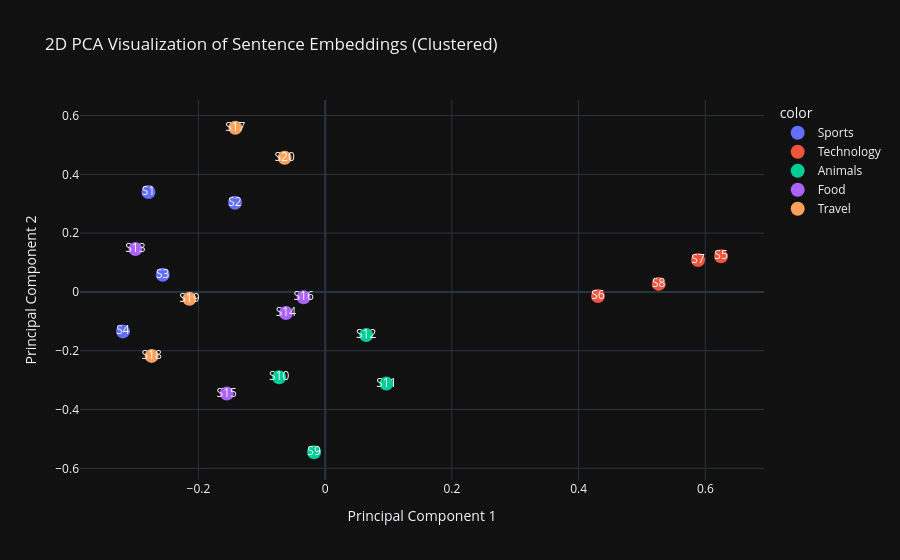

The code cell stored with this chart in its notebook:
### Code cell
# PCA Visualization using Plotly

# Install required libraries if not already installed
# !pip install openai numpy scikit-learn plotly

from openai import OpenAI
import numpy as np
from sklearn.decomposition import PCA
from sklearn.metrics.pairwise import cosine_similarity
import plotly.express as px

# Initialize OpenAI client (ensure your API key is set in the environment)
client = OpenAI()

# Sentences grouped by themes
sentences = [
    # 🏀 Sports
    "I love playing football.",
    "Basketball is my favorite sport.",
    "He enjoys running every morning.",
    "They played soccer in the park.",

    # 💻 Technology
    "Artificial Intelligence is transforming technology.",
    "Machine learning models improve with data.",
    "Quantum computing is the future of computing.",
    "Cybersecurity is crucial in the digital age.",

    # 🐶 Animals
    "The dog barked loudly at night.",
    "Cats love to sleep all day.",
    "A lion is a powerful wild animal.",
    "Birds are flying in the sky.",

    # 🍔 Food
    "I enjoy eating pizza on weekends.",
    "Pasta is a popular Italian dish.",
    "She baked a delicious chocolate cake.",
    "Fresh fruits are healthy and nutritious.",

    # ✈️ Travel
    "I love traveling to new countries.",
    "The beach was sunny and relaxing.",
    "We visited the mountains last summer.",
    "Exploring new cities is exciting."
]

# Get embeddings for all sentences
response = client.embeddings.create(
    model="text-embedding-3-large",
    input=sentences
)

# Convert to numpy array
embeddings = np.array([item.embedding for item in response.data])

# Compute cosine similarity matrix
similarity_matrix = cosine_similarity(embeddings)
print("\nCosine Similarity Matrix:\n", similarity_matrix)

# PCA for dimensionality reduction (2D)
pca = PCA(n_components=2)
reduced_embeddings = pca.fit_transform(embeddings)

# Labels for grouping (for coloring)
labels = (
    ["Sports"] * 4 +
    ["Technology"] * 4 +
    ["Animals"] * 4 +
    ["Food"] * 4 +
    ["Travel"] * 4
)

# Create an interactive Plotly scatter plot
fig = px.scatter(
    x=reduced_embeddings[:, 0],
    y=reduced_embeddings[:, 1],
    color=labels,  # Color by group
    text=[f"S{i+1}" for i in range(len(sentences))],
    hover_name=[f"S{i+1}" for i in range(len(sentences))],
    hover_data={"Sentence": sentences},
    title="2D PCA Visualization of Sentence Embeddings (Clustered)"
)

fig.update_traces(marker=dict(size=14))
fig.update_layout(
    xaxis_title="Principal Component 1",
    yaxis_title="Principal Component 2",
    template="plotly_dark"
)

fig.show()

# Print mapping to reference sentences
print("\nSentence Mapping:")
for idx, s in enumerate(sentences):
    print(f"S{idx+1}: {s}")

### Figure 1 — Plotly figure (JSON) as saved in the notebook; plotly's stock layout.template omitted (floating-point values rounded to 4 significant figures)
{"data": [{"customdata": [["I love playing football."], ["Basketball is my favorite sport."], ["He enjoys running every morning."], ["They played soccer in the park."]], "hovertemplate": "<b>%{hovertext}</b><br><br>color=Sports<br>x=%{x}<br>y=%{y}<br>text=%{text}<br>Sentence=%{customdata[0]}<extra></extra>", "hovertext": ["S1", "S2", "S3", "S4"], "legendgroup": "Sports", "marker": {"color": "#636efa", "size": 14, "symbol": "circle"}, "mode": "markers+text", "name": "Sports", "orientation": "v", "showlegend": true, "text": ["S1", "S2", "S3", "S4"], "type": "scatter", "x": [-0.2789, -0.1423, -0.2564, -0.3191], "xaxis": "x", "y": [0.34, 0.3035, 0.05829, -0.1342], "yaxis": "y"}, {"customdata": [["Artificial Intelligence is transforming technology."], ["Machine learning models improve with data."], ["Quantum computing is the future of computing."], ["Cybersecurity is crucial in the digital age."]], "hovertemplate": "<b>%{hovertext}</b><br><br>color=Technology<br>x=%{x}<br>y=%{y}<br>text=%{text}<br>Sentence=%{customdata[0]}<extra></extra>", "hovertext": ["S5", "S6", "S7", "S8"], "legendgroup": "Technology", "marker": {"color": "#EF553B", "size": 14, "symbol": "circle"}, "mode": "markers+text", "name": "Technology", "orientation": "v", "showlegend": true, "text": ["S5", "S6", "S7", "S8"], "type": "scatter", "x": [0.6248, 0.4306, 0.5885, 0.5264], "xaxis": "x", "y": [0.1211, -0.01397, 0.1083, 0.02736], "yaxis": "y"}, {"customdata": [["The dog barked loudly at night."], ["Cats love to sleep all day."], ["A lion is a powerful wild animal."], ["Birds are flying in the sky."]], "hovertemplate": "<b>%{hovertext}</b><br><br>color=Animals<br>x=%{x}<br>y=%{y}<br>text=%{text}<br>Sentence=%{customdata[0]}<extra></extra>", "hovertext": ["S9", "S10", "S11", "S12"], "legendgroup": "Animals", "marker": {"color": "#00cc96", "size": 14, "symbol": "circle"}, "mode": "markers+text", "name": "Animals", "orientation": "v", "showlegend": true, "text": ["S9", "S10", "S11", "S12"], "type": "scatter", "x": [-0.01748, -0.0727, 0.0966, 0.06469], "xaxis": "x", "y": [-0.5453, -0.2904, -0.3117, -0.1467], "yaxis": "y"}, {"customdata": [["I enjoy eating pizza on weekends."], ["Pasta is a popular Italian dish."], ["She baked a delicious chocolate cake."], ["Fresh fruits are healthy and nutritious."]], "hovertemplate": "<b>%{hovertext}</b><br><br>color=Food<br>x=%{x}<br>y=%{y}<br>text=%{text}<br>Sentence=%{customdata[0]}<extra></extra>", "hovertext": ["S13", "S14", "S15", "S16"], "legendgroup": "Food", "marker": {"color": "#ab63fa", "size": 14, "symbol": "circle"}, "mode": "markers+text", "name": "Food", "orientation": "v", "showlegend": true, "text": ["S13", "S14", "S15", "S16"], "type": "scatter", "x": [-0.2994, -0.06191, -0.1553, -0.03403], "xaxis": "x", "y": [0.1458, -0.07186, -0.3456, -0.01837], "yaxis": "y"}, {"customdata": [["I love traveling to new countries."], ["The beach was sunny and relaxing."], ["We visited the mountains last summer."], ["Exploring new cities is exciting."]], "hovertemplate": "<b>%{hovertext}</b><br><br>color=Travel<br>x=%{x}<br>y=%{y}<br>text=%{text}<br>Sentence=%{customdata[0]}<extra></extra>", "hovertext": ["S17", "S18", "S19", "S20"], "legendgroup": "Travel", "marker": {"color": "#FFA15A", "size": 14, "symbol": "circle"}, "mode": "markers+text", "name": "Travel", "orientation": "v", "showlegend": true, "text": ["S17", "S18", "S19", "S20"], "type": "scatter", "x": [-0.1418, -0.2739, -0.2143, -0.06394], "xaxis": "x", "y": [0.5585, -0.2175, -0.0235, 0.4564], "yaxis": "y"}], "layout": {"legend": {"title": {"text": "color"}, "tracegroupgap": 0}, "title": {"text": "2D PCA Visualization of Sentence Embeddings (Clustered)"}, "xaxis": {"anchor": "y", "domain": [0, 1], "title": {"text": "Principal Component 1"}}, "yaxis": {"anchor": "x", "domain": [0, 1], "title": {"text": "Principal Component 2"}}}}
